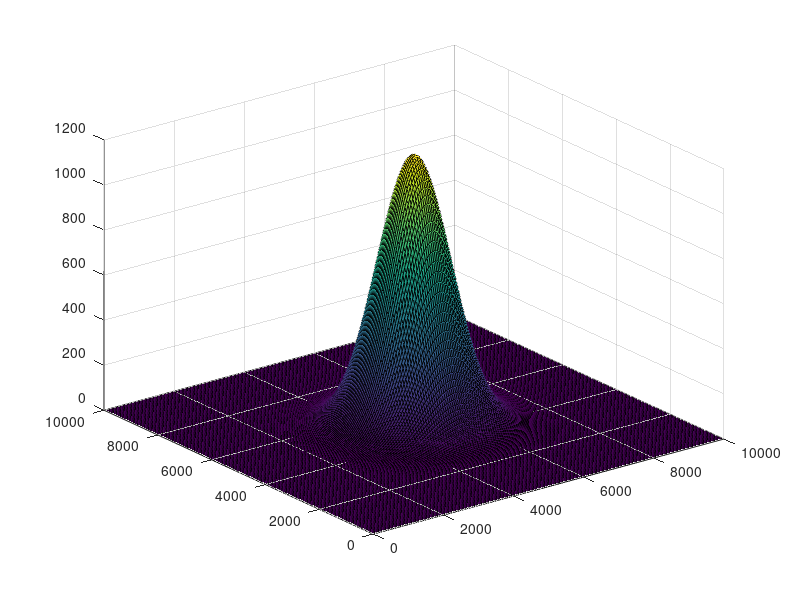

Write the MATLAB code that produced this figure.
clear; clc;

nx=201;
ny=201;
nz=200;
nlayer=1;

%% interp topo

mx = linspace(0,10e3, nx);%lon
my = linspace(0,10e3, ny);%lat

[gridX,gridY]=meshgrid(mx,my);
gridX = gridX';
gridY = gridY';

r=sqrt( (gridX-5e3).^2+(gridY-5e3).^2 );
a=1.2e3;
ztopo=a*exp(-r.^2/a^2);

surf(gridX,gridY,ztopo);


%%

Zdep = 10e3;%here doesnot need to exceed bounds

ninterface = 2; %nlayer = ninterface-1
zlayer= zeros(ninterface);
zlayer(1)=0; % to be refresh
zlayer(2)=-10e3; % to be refresh

disp('start write');

writeGPU = 1;

if writeGPU
	%write for gpu
	fp2 = fopen('./gridvmap_G.dat','w');

	fprintf(fp2,'#grid vmap ascii data\n');
	fprintf(fp2,'vmap_dims = %d %d %d\n',nx,ny,ninterface);

	fprintf(fp2,'vmap_gridpoints = %d\n',nz-1);
	fprintf(fp2,'vmap_equalspacing = %d\n',1);

	fprintf(fp2,'#from top to bottom, Xcord Ycord Zsurf1 Zsurf2 Zsurf3 Zsurf4\n');
	fprintf(fp2,'<vmap_anchor>\n');

	for i=1:nx
		for j=1:ny
			% fprintf(fp2,'%f %f %f %f',gridX(i,j),gridY(i,j),topo(i,j),topo(i,j)-5e3);
			% for k=ninterface-1:ninterface
			% 	fprintf(fp2,' %f',zlayer(k));
            % end
            % fprintf(fp2,'%f %f %f %f',gridX(i,j),gridY(i,j),zlayer(1),zlayer(2));
            fprintf(fp2,'%f %f %f %f',gridX(i,j),gridY(i,j),ztopo(i,j),zlayer(2));
			fprintf(fp2,'\n');
		end
	end

	fclose(fp2);

end


disp('ok');

